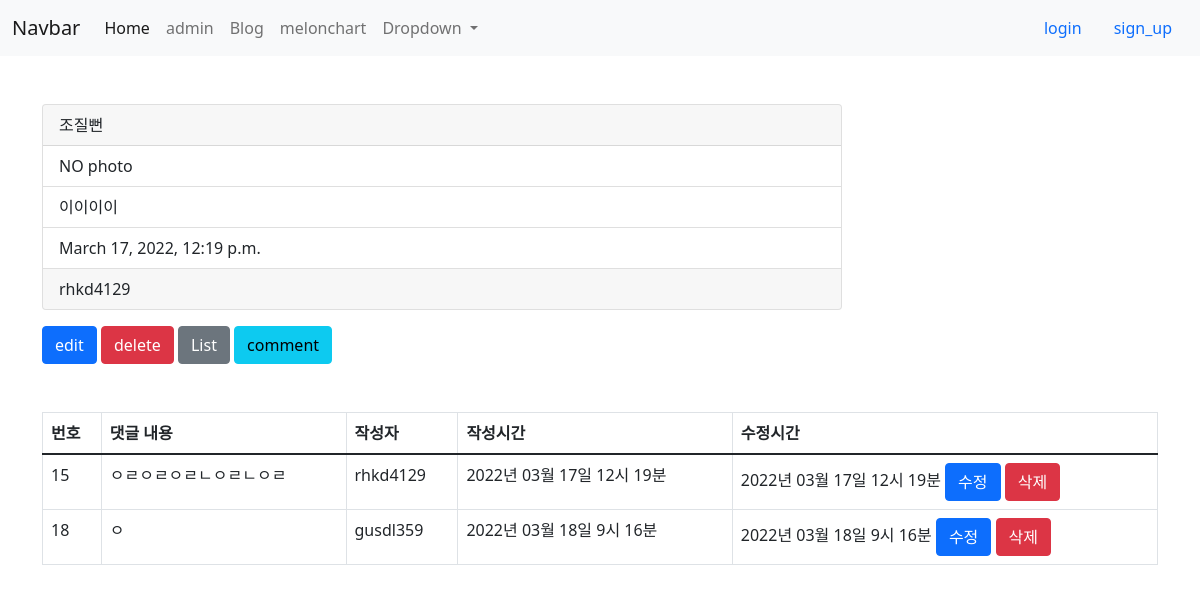
The app's page /blog/4/, older data.
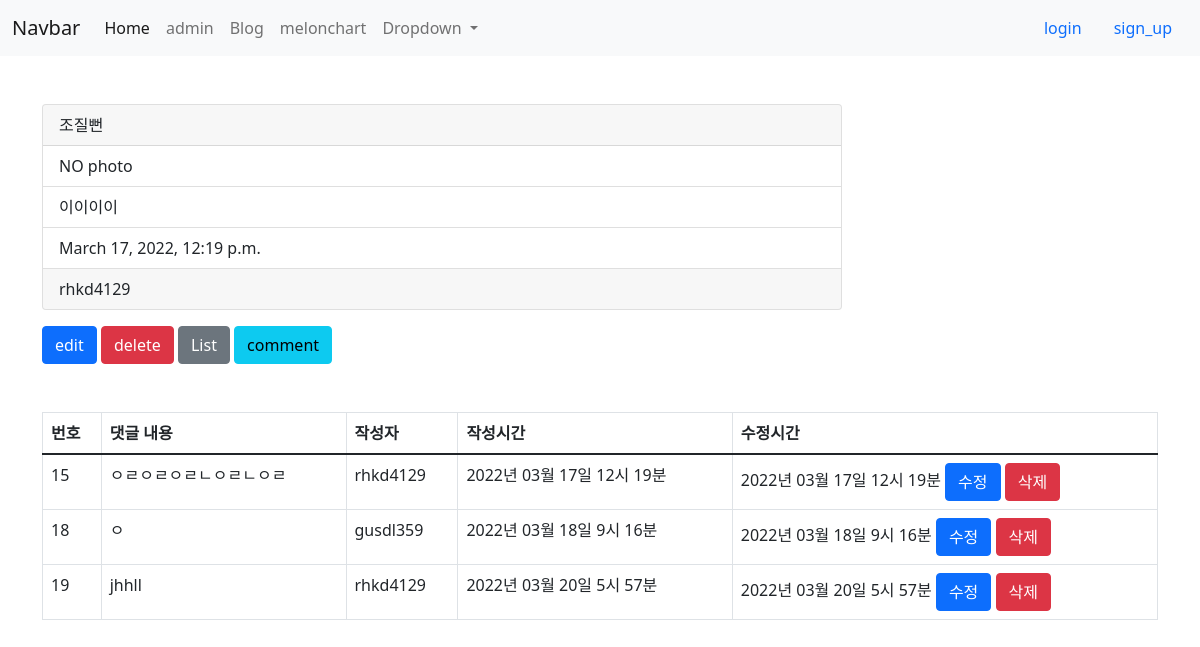
The same page, newer data.
### blog/models.py (models this page shows, shortened)
class Comment(models.Model):
    author = models.ForeignKey(settings.AUTH_USER_MODEL,on_delete=models.CASCADE) # 추천!
    post = models.ForeignKey(Post,on_delete=models.CASCADE)
    message = models.CharField(max_length=200,help_text='200자 이하만')#related_name역참조 시 사용할모델
    created_at = models.DateTimeField(auto_now_add=True)
    updated_at = models.DateTimeField(auto_now=True)
    class meta:
       ordering = ['-updated_at']

### accounts/models.py (models this page shows)
class User(AbstractUser):
    phone_number = models.CharField(blank =True ,default='' ,max_length=12)

### blog/views/post_views.py (the view)
# urls.py: path('<int:post_pk>/',post_views.blog_detail ,name='post_detail'),
def blog_detail(request,post_pk):
    post = get_object_or_404(Post,id = post_pk)#id로써도되고pk로써도된다? ,,.?
    comments = Comment.objects.filter(post_id = post_pk)
    return render(request,'blog/blog_detail.html',{'post':post,'comments':comments})

### blog/templates/blog/blog_detail.html (shortened to what this page needs)
{% extends 'blog/layout.html' %}
{% block content %}
    <div class="card mt-5" style="width: 50rem;">
        <div class="card-header">
            {{ post.title }}
        </div>
        <ul class="list-group list-group-flush">
          <li class="list-group-item">
                {% if post.photo %}
                        photo
                        <img src="{{ post.photo.url }}" alt="" style="width:100px;"/>
                {% else %}
                        NO photo
                {% endif %}
            </li>
          <li class="list-group-item">{{ post.content }}</li>
          <li class="list-group-item">{{ post.created_at  }}</li>
        </ul>
        <div class="card-footer">
          {{post.author}}
        </div>
      </div>
      <a href="{% url 'blog:blog_edit' post.pk %}"><div class="btn btn-primary mt-3">edit</div></a>
      <a href="{% url 'blog:blog_delete' post.pk %}"><div class="btn btn-danger mt-3">delete</div></a>
      <a href="{% url 'blog:post_list'  %}"><div class="btn btn-secondary mt-3">List</div></a>
      <a href="{% url 'blog:comment_create' post.pk %}"><div class="btn btn-info mt-3">comment</div></a>
      <table class="table table-bordered table-hover mt-5">
        <thead>
          <tr>
            <th scope="col">번호</th>
            <th scope="col">댓글 내용</th>
            <th scope="col">작성자</th>
            <th scope="col">작성시간</th>
            <th scope="col">수정시간</th>
          </tr>
        </thead>
        <tbody>
          {% if comments %}
            {% for comment in comments %}
                <td>{{comment.pk}}</td>
                <td>{{comment.message}}</td>
                <td>{{comment.author}}</td>
                <td>{{comment.created_at|date:'Y년 m월 d일 G시 i분' }}</td>
                <td>
                  {{comment.updated_at|date:'Y년 m월 d일 G시 i분' }}
                  <a href="{% url 'blog:comment_edit' comment.pk %}"><div class="btn btn-primary">수정</div></a>
                  <a href="{% url 'blog:comment_delete' comment.pk %}"><div class="btn btn-danger">삭제</div></a>
                </td>
              {% endfor %}
          {% else %}
          <tr>
            <td></td>
            <td> <p>등록된 댓글이 없습니다.</p></td>
          </tr>
          {% endif %}
      </tbody>
    </table>
{% endblock content %}

Row changes from the older to the newer data that the page shows:
added Comment: pk "19", message "jhhll", author "rhkd4129", created_at "2022년 03월 20일 5시 57분", updated_at "2022년 03월 20일 5시 57분"
